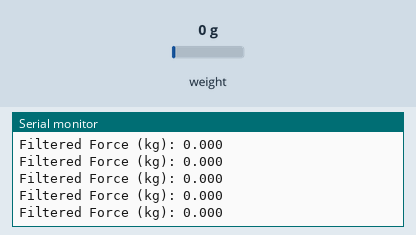
Simulated run of this sketch. Board: Arduino Uno, built with avr-gcc and run on an emulated ATmega328P. On the bench: the last lines printed to the serial monitor. The test bench sets the inputs (shaded band); at power-on: weight on the scale 0 g. The ROS host is connected and sends only what is stated.

Above: at 5.2 s.
5.3 s: weight on the scale set to 100 g
At 5.43 s:
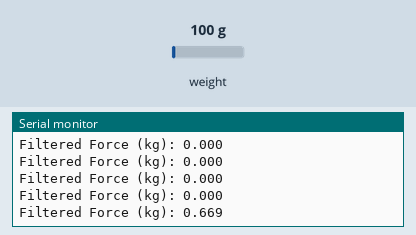
6.8 s: weight on the scale set to 1250 g
At 6.89 s:
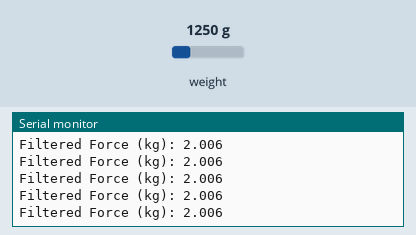
Timing chart, 0 to 9.8 s (numbered marks = the images above; inputs shaded):
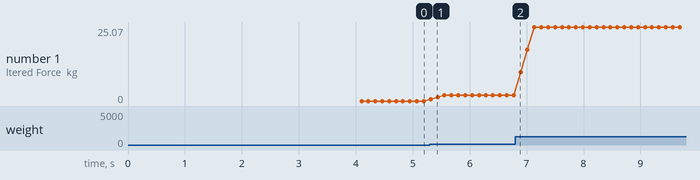

The sketch:

force_trigger_ros.ino
```cpp
#include <ros.h>
#include <std_msgs/Float32.h>
#include "HX711.h"

#define DOUT 19
#define SCK 18
#define SCALE_FACTOR 20938  // Replace with your calibration value
#define FORCE_CUTOFF 80  // Max force allowed (Newton)
#define FILTER_SIZE 3  // Number of samples for smoothing

HX711 scale;
ros::NodeHandle nh;  // ROS node handle
std_msgs::Float32 force_msg;  // ROS message (float)
ros::Publisher force_pub("gripper_force_trigger", &force_msg);  // Publisher to /gripper_force_trigger

float forceReadings[FILTER_SIZE];  // Filter buffer
int filterIndex = 0;

void setup() {
    Serial.begin(57600);
    nh.initNode();
    nh.advertise(force_pub);

    scale.begin(DOUT, SCK);

    Serial.println("Taring... Remove all weight.");
    delay(3000);
    scale.tare();
    Serial.println("Tare complete. Ready!");

    // Initialize filter
    for (int i = 0; i < FILTER_SIZE; i++) {
        forceReadings[i] = 0.0;
    }
}

void loop() {
    float rawForce = scale.get_units() / SCALE_FACTOR;  // Convert raw data to kg

    // Apply cutoff limit
    if (rawForce > FORCE_CUTOFF) {
        rawForce = FORCE_CUTOFF;
    } else if (rawForce < 0) {
        rawForce = 0;
    }

    // Add new value to filter buffer
    forceReadings[filterIndex] = rawForce;
    filterIndex = (filterIndex + 1) % FILTER_SIZE;

    // Compute moving average
    float filteredForce = 0;
    for (int i = 0; i < FILTER_SIZE; i++) {
        filteredForce += forceReadings[i];
    }
    filteredForce /= FILTER_SIZE;

    Serial.print("Filtered Force (kg): ");
    Serial.println(filteredForce, 3);

    // Publish force to ROS
    force_msg.data = filteredForce;
    force_pub.publish(&force_msg);

    nh.spinOnce();
    delay(20);
}
```

Measured:
- after the input at 5.3 s, the serial monitor: prints a new line at once (image 1)
- plotted number 1: 0 → 2.01 after the input at 5.3 s, 2.01 → 25.07 after the input at 6.8 s
